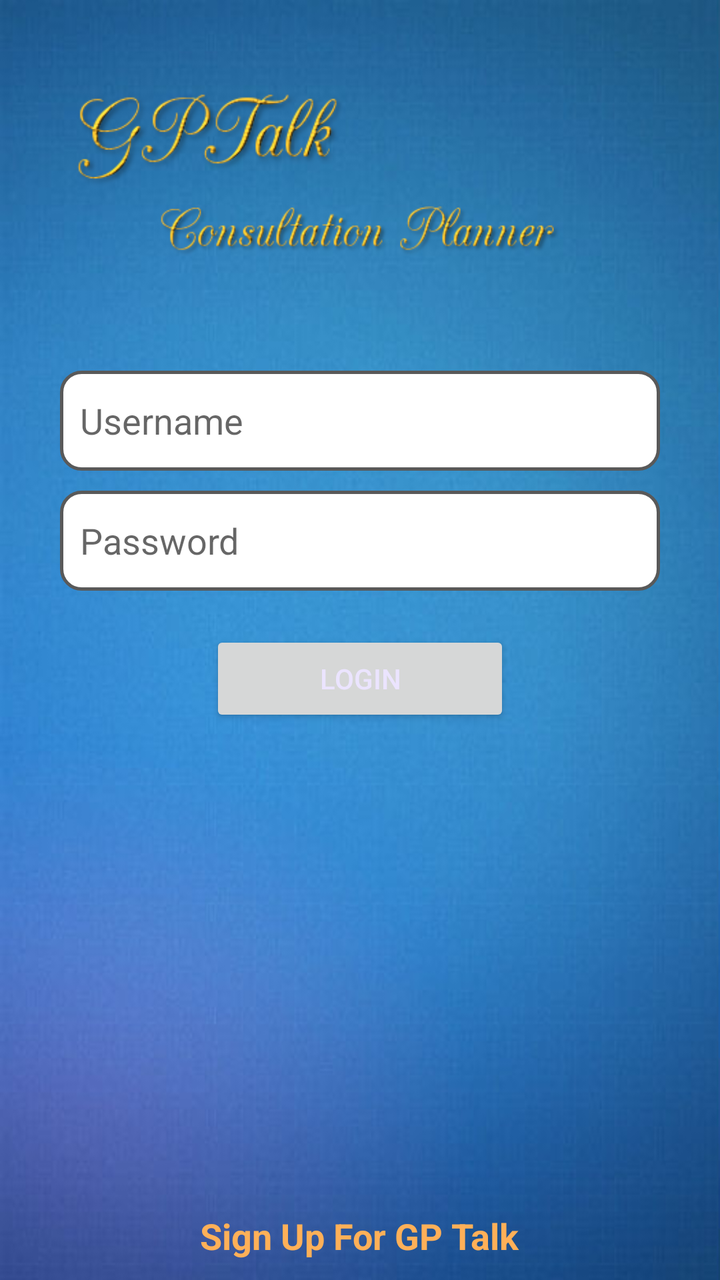
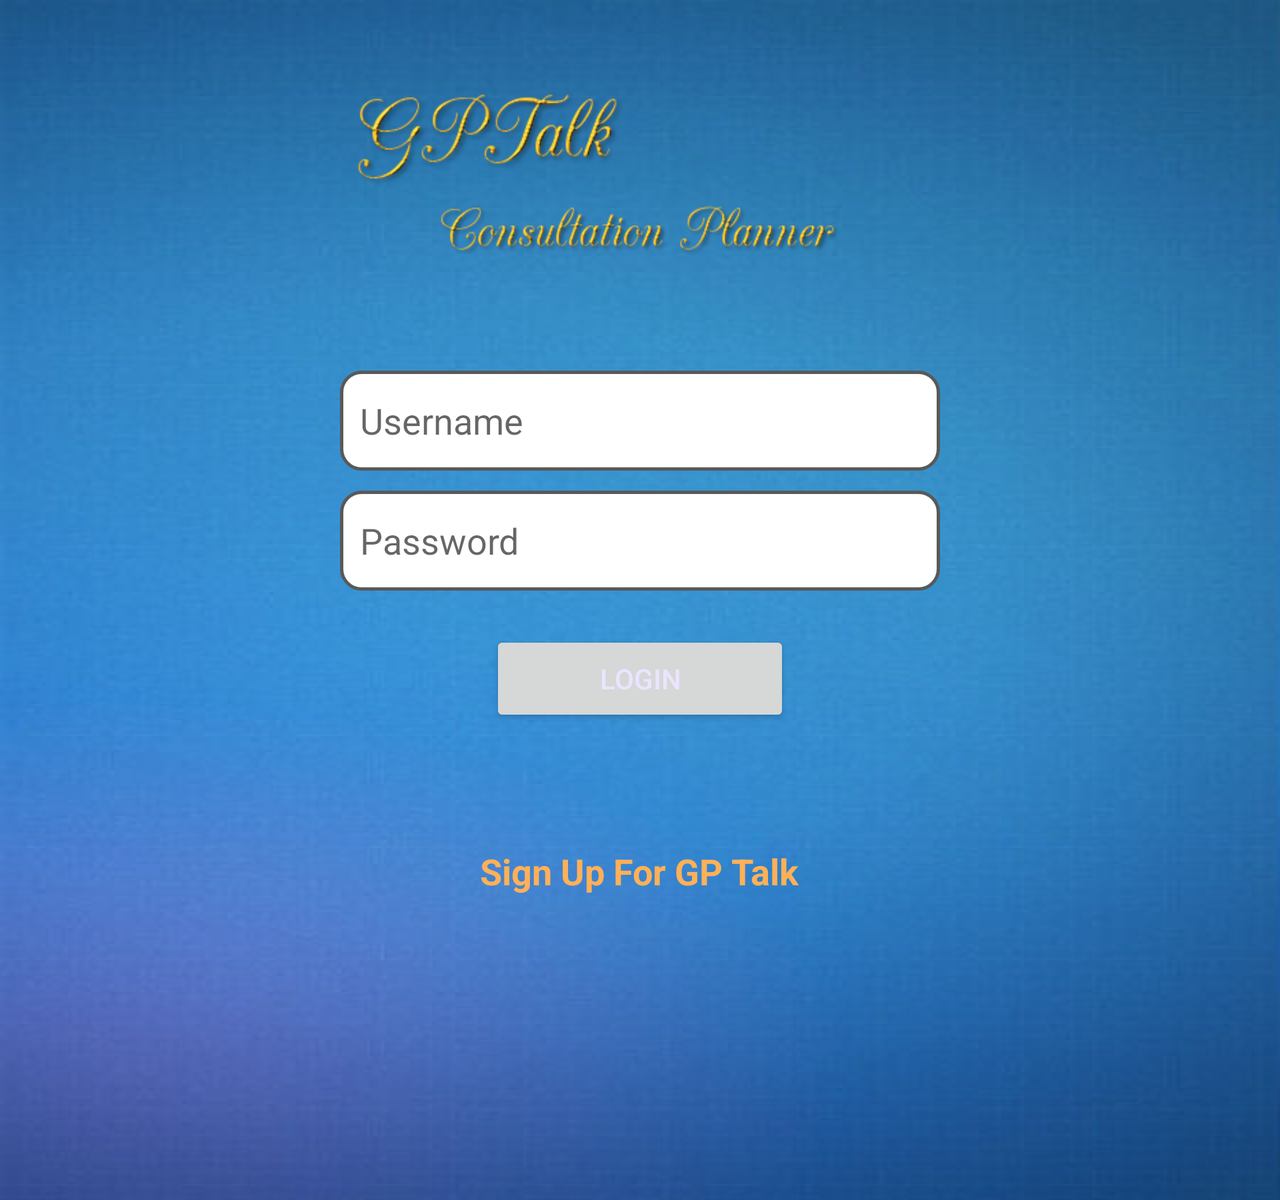

First picture: res/layout/ on a phone held upright. Second picture: the repository's own variant of that layout, on a device whose configuration matches the variant's folder. Source for both follows.
<!-- AndroidManifest.xml: application theme AppTheme -->
<!-- res/layout/login.xml -->
<?xml version="1.0" encoding="utf-8"?>
<LinearLayout
    xmlns:android="http://schemas.android.com/apk/res/android"
    android:orientation="vertical"
    android:background="@drawable/login_background"
    android:layout_width="match_parent"
    android:layout_height="match_parent" >

    <ImageView
        android:id="@+id/ivGPTalkTitle"
        android:layout_width="135dp"
        android:layout_height="60dp"
        android:layout_gravity="top|center"
        android:layout_marginTop="40dp"
        android:layout_marginRight="75dp"
        android:src="@drawable/login_gptalk_title" />

    <ImageView
        android:id="@+id/ivGPTalkConsultation"
        android:layout_width="200dp"
        android:layout_height="60dp"
        android:layout_gravity="top|center"
        android:layout_marginTop="-15dp"
        android:src="@drawable/login_gptalk_consultation" />

    <EditText
        android:id="@+id/etLoginUsername"
        android:layout_width="300dp"
        android:layout_height="50dp"
        android:layout_gravity="center"
        android:layout_marginTop="40dp"
        android:background="@drawable/rounded_login_edittext"
        android:ems="10"
        android:textColor="@color/normalTextColor"
        android:hint="Username"
        android:paddingLeft="10dp"
        android:inputType="text"
        android:imeOptions="actionNext"
        android:singleLine="true" />

    <EditText
        android:id="@+id/etLoginPassword"
        android:layout_width="300dp"
        android:layout_height="50dp"
        android:layout_gravity="center"
        android:layout_marginTop="10dp"
        android:background="@drawable/rounded_login_edittext"
        android:ems="10"
        android:textColor="@color/normalTextColor"
        android:hint="Password"
        android:paddingLeft="10dp"
        android:imeOptions="actionDone"
        android:singleLine="true" />

    <Button
        android:id="@+id/bLogin"
        android:layout_width="150dp"
        android:layout_height="wrap_content"
        android:layout_gravity="center"
        android:layout_marginTop="20dp"
        android:text="Login" />

    <RelativeLayout
        android:layout_width="match_parent"
        android:layout_height="match_parent" >

        <TextView
            android:id="@+id/tvSignUp"
            android:layout_width="wrap_content"
            android:layout_height="wrap_content"
            android:layout_alignParentBottom="true"
            android:layout_centerHorizontal="true"
            android:layout_marginBottom="10dp"
            android:text="Sign Up For GP Talk"
            android:textStyle="bold"
            android:textSize="18dp"
            android:textColor="@color/link_text_color"
            android:onClick="onClick"
            android:clickable="true" />

    </RelativeLayout>

</LinearLayout>
<!-- resources referenced by this layout -->
<resources>
  <color name="normalTextColor">#000000</color>
  <!-- drawable login_background: jpg bitmap (drawable, 23977 bytes) -->
  <!-- drawable login_gptalk_consultation: png bitmap (drawable, 15552 bytes) -->
  <!-- drawable login_gptalk_title: png bitmap (drawable, 17358 bytes) -->
  <!-- drawable rounded_login_edittext (drawable) -->
  <?xml version="1.0" encoding="utf-8"?>
  <shape
      xmlns:android="http://schemas.android.com/apk/res/android"
      android:shape="rectangle"
      android:padding="10dp" >
  
  
      <stroke android:width="1.5dp" android:color="#ff595959" />
  
      <solid android:color="#FFFFFF" />
  
      <corners
          android:bottomRightRadius="10dp"
          android:bottomLeftRadius="10dp"
          android:topLeftRadius="10dp"
          android:topRightRadius="10dp" />
  
  </shape >
  <style name="AppTheme" parent="Theme.AppCompat.Light.DarkActionBar">
          <item name="android:windowBackground">@color/backgroundSliderFragment</item>
          <item name="android:textColor">#ffebe4ff</item>
          <item name="android:textColorSecondary">#ff000000</item>
          <item name="android:divider">#ffe4e4e4</item>
          <item name="android:dividerHeight">3px</item>
          <item name="android:actionBarStyle">@style/MyActionBar</item>
          <item name="android:actionBarTabBarStyle">@drawable/actionbar_background</item>
      </style>
  <color name="backgroundSliderFragment">#ff191919</color>
  <style name="MyActionBar" parent="android:style/Widget.Holo.Light.ActionBar.Solid.Inverse">
          <item name="android:background">@drawable/actionbar_background</item>
      </style>
  <!-- drawable actionbar_background: png bitmap (drawable, 1495 bytes) -->
</resources>
<!-- res/layout-land/login.xml (the repository's variant of the layout above) -->
<!-- drawn on the phone turned sideways -->
<?xml version="1.0" encoding="utf-8"?>
<ScrollView
    xmlns:android="http://schemas.android.com/apk/res/android"
    android:orientation="vertical"
    android:layout_width="fill_parent"
    android:layout_height="fill_parent"
    android:gravity="center_vertical" >

    <LinearLayout
        android:orientation="vertical"
        android:background="@drawable/login_background"
        android:layout_width="match_parent"
        android:layout_height="match_parent" >

        <ImageView
            android:id="@+id/ivGPTalkTitle"
            android:layout_width="135dp"
            android:layout_height="60dp"
            android:layout_gravity="top|center"
            android:layout_marginTop="40dp"
            android:layout_marginRight="75dp"
            android:src="@drawable/login_gptalk_title" />

        <ImageView
            android:id="@+id/ivGPTalkConsultation"
            android:layout_width="200dp"
            android:layout_height="60dp"
            android:layout_gravity="top|center"
            android:layout_marginTop="-15dp"
            android:src="@drawable/login_gptalk_consultation" />

        <EditText
            android:id="@+id/etLoginUsername"
            android:layout_width="300dp"
            android:layout_height="50dp"
            android:layout_gravity="center"
            android:layout_marginTop="40dp"
            android:background="@drawable/rounded_login_edittext"
            android:ems="10"
            android:hint="Username"
            android:paddingLeft="10dp" />

        <EditText
            android:id="@+id/etLoginPassword"
            android:layout_width="300dp"
            android:layout_height="50dp"
            android:layout_gravity="center"
            android:layout_marginTop="10dp"
            android:background="@drawable/rounded_login_edittext"
            android:ems="10"
            android:hint="Password"
            android:paddingLeft="10dp" />

        <Button
            android:id="@+id/bLogin"
            android:layout_width="150dp"
            android:layout_height="wrap_content"
            android:layout_gravity="center"
            android:layout_marginTop="20dp"
            android:layout_marginBottom="60dp"
            android:text="Login" />

        <RelativeLayout
            android:layout_width="match_parent"
            android:layout_height="match_parent">

            <TextView
                android:id="@+id/tvSignUp"
                android:layout_width="wrap_content"
                android:layout_height="wrap_content"
                android:layout_alignParentBottom="true"
                android:layout_centerHorizontal="true"
                android:text="Sign Up For GP Talk"
                android:textStyle="bold"
                android:textSize="18dp"
                android:textColor="@color/link_text_color"
                android:onClick="onClick"
                android:clickable="true" />

        </RelativeLayout>

    </LinearLayout>

</ScrollView>
<!-- resources referenced by the variant -->
<!-- as the phone turned sideways resolves them -->
<resources>
  <!-- drawable login_background: jpg bitmap (drawable, 23977 bytes) -->
  <!-- drawable login_gptalk_consultation: png bitmap (drawable, 15552 bytes) -->
  <!-- drawable login_gptalk_title: png bitmap (drawable, 17358 bytes) -->
  <!-- drawable rounded_login_edittext (drawable) -->
  <?xml version="1.0" encoding="utf-8"?>
  <shape
      xmlns:android="http://schemas.android.com/apk/res/android"
      android:shape="rectangle"
      android:padding="10dp" >
  
  
      <stroke android:width="1.5dp" android:color="#ff595959" />
  
      <solid android:color="#FFFFFF" />
  
      <corners
          android:bottomRightRadius="10dp"
          android:bottomLeftRadius="10dp"
          android:topLeftRadius="10dp"
          android:topRightRadius="10dp" />
  
  </shape >
  <style name="AppTheme" parent="Theme.AppCompat.Light.DarkActionBar">
          <item name="android:windowBackground">@color/backgroundSliderFragment</item>
          <item name="android:textColor">#ffebe4ff</item>
          <item name="android:textColorSecondary">#ff000000</item>
          <item name="android:divider">#ffe4e4e4</item>
          <item name="android:dividerHeight">3px</item>
          <item name="android:actionBarStyle">@style/MyActionBar</item>
          <item name="android:actionBarTabBarStyle">@drawable/actionbar_background</item>
      </style>
  <color name="backgroundSliderFragment">#ff191919</color>
  <style name="MyActionBar" parent="android:style/Widget.Holo.Light.ActionBar.Solid.Inverse">
          <item name="android:background">@drawable/actionbar_background</item>
      </style>
  <!-- drawable actionbar_background: png bitmap (drawable, 1495 bytes) -->
</resources>
